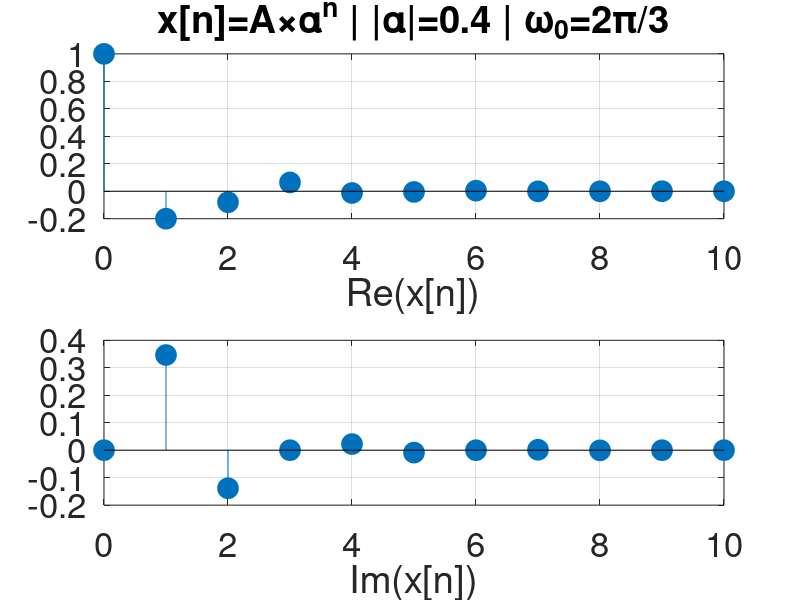

The MATLAB script that drew this image:
clear all;
close all;
clc;

n = 0:10;
w0 = 2*pi/3;
A = 1;
a = 0.4*exp(i*w0);
x_n = A*a.^n;

figure;
subplot(211);
stem(n,real(x_n),'filled','markersize',15);
grid on;
set(gca,'fontsize',25);
xlabel('Re(x[n])');
title('x[n]=A\times\alpha^n | |\alpha|=0.4 | \omega_0=2\pi/3');

subplot(212);
stem(n,imag(x_n),'filled','markersize',15);
grid on;
set(gca,'fontsize',25);
xlabel('Im(x[n])');